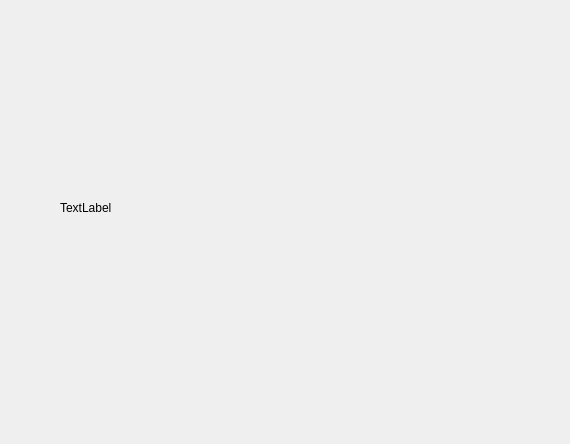
<?xml version="1.0" encoding="UTF-8"?>
<ui version="4.0">
 <class>Form</class>
 <widget class="QWidget" name="Form">
  <property name="geometry">
   <rect>
    <x>0</x>
    <y>0</y>
    <width>570</width>
    <height>444</height>
   </rect>
  </property>
  <property name="windowTitle">
   <string>Form</string>
  </property>
  <widget class="QLabel" name="label">
   <property name="geometry">
    <rect>
     <x>60</x>
     <y>200</y>
     <width>58</width>
     <height>16</height>
    </rect>
   </property>
   <property name="text">
    <string>TextLabel</string>
   </property>
  </widget>
 </widget>
 <resources/>
 <connections/>
</ui>
